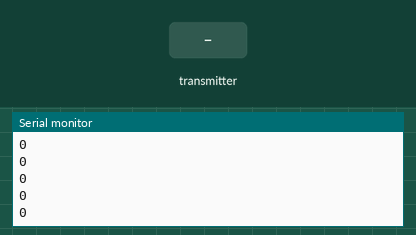
A sketch run on a simulated Arduino Uno, built with avr-gcc and run on an emulated ATmega328P. Shown: the last lines printed to the serial monitor. Inputs (shaded band) come from the test bench. No radio packets arrive unless stated.

Above: at 1.2 s.
1.3 s: the transmitter starts sending ricevo = 256
At 1.47 s:
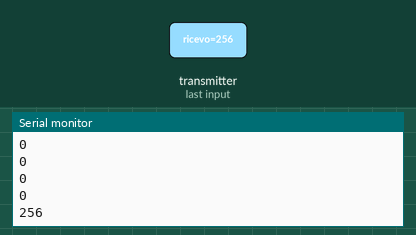
2.8 s: the transmitter starts sending ricevo = 512
At 3.09 s:
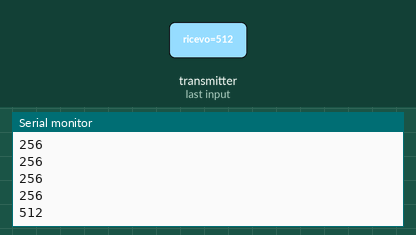
Timing chart, 0 to 5.8 s (numbered marks = the images above; inputs shaded):
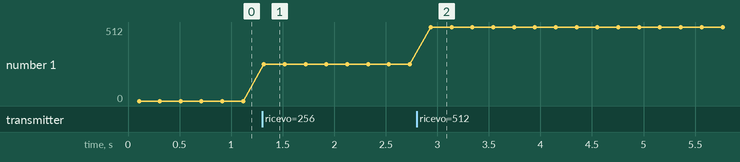

The sketch:

TX_RX_NRF24_delay-Modulo-RF.ino
```cpp
#include <SPI.h>
#include <nRF24L01.h>
#include <RF24.h>

//--------------------------Comunicazione:NRF24L01+----------------------
RF24 radio(9, 10);
const byte addresses[][6] = {"00001", "00002"};

//------------------------------------------------------------------------
int ricevo = 0;
int invio = 0;

void setup() {
  Serial.begin(9600);

  radio.begin();
  radio.openWritingPipe(addresses[0]);
  radio.openReadingPipe(1, addresses[1]);
  radio.setPALevel(RF24_PA_MIN);

}

void loop() {
  invio = 10;

//-------------------------Comandi_Trasmisione----------------------------
  delay(100);

  radio.startListening();
  while (radio.available()) {
    radio.read(&ricevo, sizeof(ricevo));
  }
  Serial.println(ricevo);

  delay(100);

  radio.stopListening();
  radio.write(&invio, sizeof(invio));

  ricevo = 0;

}
```

Measured:
- after the input at 1.3 s, the serial monitor: prints a new line at once (image 1)
- after the input at 2.8 s, the serial monitor: prints a new line after 0.14 s (image 2)
- plotted number 1: 0 → 256 after the input at 1.3 s, 256 → 512 after the input at 2.8 s
